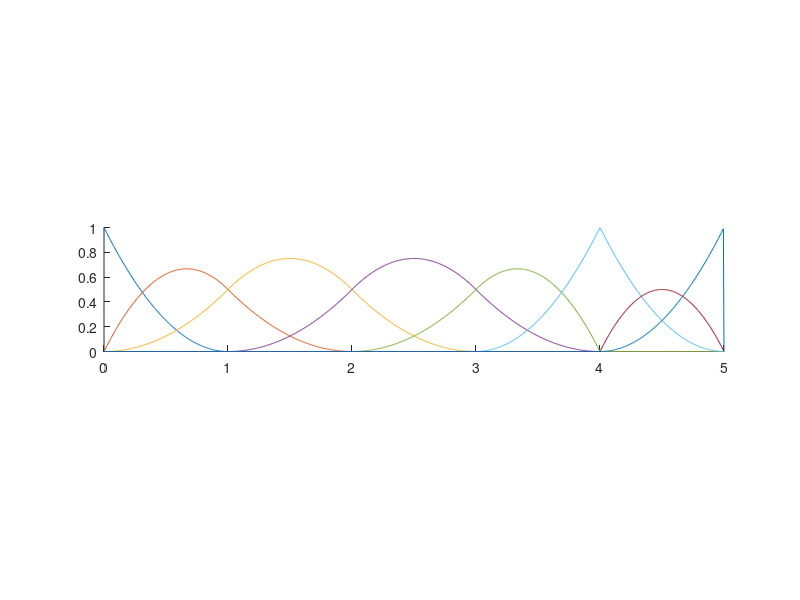
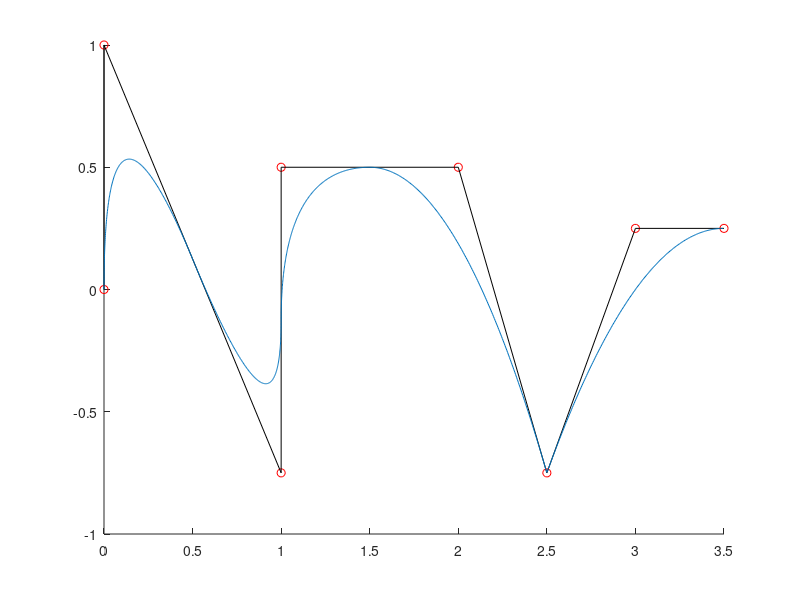

MATLAB code for these plots, in order:
clc
clear all
close all


p =2;

knots = [0 0 0 1 2 3 4 4 5 5 5];
% knots = [0 1 2 3 4 5 6 7];

nk = length(knots);
n = nk-(p+1);

xi = linspace(knots(1),knots(end),1000)';

N = zeros(length(xi),n+1,p+1);

for i = 1:nk-1
    N(:,i,1) = (xi >= knots(i) & xi < knots(i+1));
end


for j = 2:p+1
    pj = j-1;
    for i = 1:n
        
        if (knots(i+pj)-knots(i)) == 0
            a = 0;
        else            
            a = (xi-knots(i))/(knots(i+pj)-knots(i));
        end
        
        if (knots(i+pj+1)-knots(i+1)) == 0 
            b = 0;
        else            
            b = (knots(i+pj+1)-xi)/(knots(i+pj+1)-knots(i+1));
        end
        
        N(:,i,j) = a.*N(:,i,j-1) + b.*N(:,i+1,j-1);
        
    end
end

xy = [0    0;
      0    1;
      1    -.75;
      1    .5;
      2    .5;
      2.5  -.75;
      3    .25;
      3.5  .25];
  
cx = xi*0;
cy = xi*0;
for i = 1:n
  cx = cx + N(:,i,3)*xy(i,1);
  cy = cy + N(:,i,3)*xy(i,2);
end


figure
hold all
for i = 1:n
    plot(xi,N(:,i,3))
end
axis image

figure
hold on
plot(xy(:,1),xy(:,2),'ro')
plot(xy(:,1),xy(:,2),'k')
plot(cx(1:end-1),cy(1:end-1))
